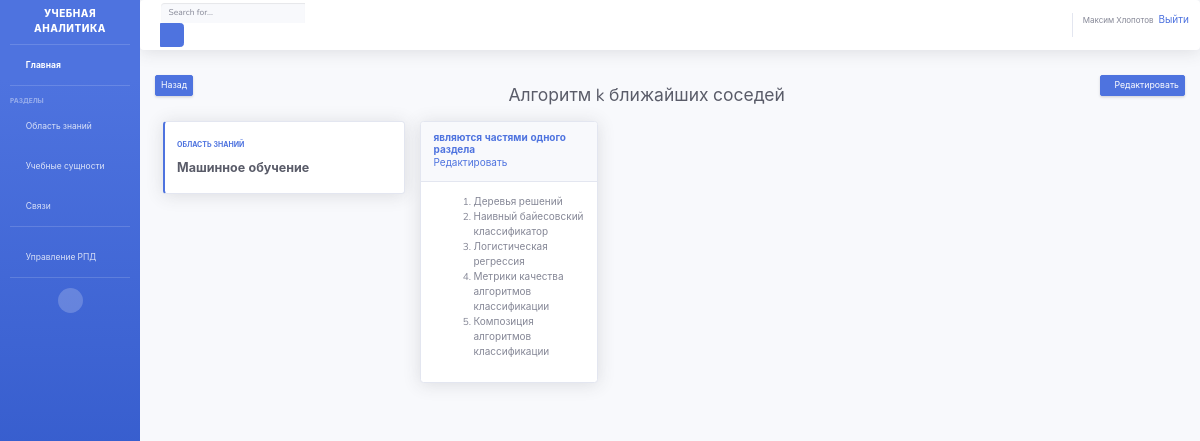
The app's page /items/450/detail/ (signed in) with its own data.
### dataprocessing/models.py (models this page shows)
class Items(models.Model):
    name = models.CharField(max_length=200, blank=True, verbose_name='Название')
    domain = models.ForeignKey(Domain, null = True, blank = True, help_text='Укажите область', verbose_name='Область знаний',on_delete=models.CASCADE,)
    author = models.ForeignKey(User, on_delete=models.CASCADE, related_name = 'author', verbose_name='Пользователи')
    value = models.IntegerField(blank=True, null = True, default = 0, verbose_name='Значение')
    source = models.CharField(max_length=200, blank=True, verbose_name='Источник')
    def __str__(self):
        return self.name

class Domain(models.Model):
    name = models.CharField(max_length=200, blank=True, verbose_name='Название')
    user = models.ManyToManyField(settings.AUTH_USER_MODEL, related_name = 'domain_user', verbose_name='Пользователи')
    def __str__(self):
        return self.name

class Relation(models.Model):
    STATUS_CHOICES = (
        ('0', 'неопределенное'),
        ('1', 'включает в себя'),
        ('2', 'относится к'),
        ('3', 'является пререквизитом для'),
        ('4', 'имеет пререквизит'),
        ('5', 'тождество'),
        ('6', 'являются частями одного раздела'),
        ('7', 'отсутствует'),
    )
    item1 = models.ForeignKey(Items,on_delete=models.CASCADE, related_name = 'item1', verbose_name='Элемент РПД')
    relation = models.CharField(max_length=10, choices=STATUS_CHOICES, default='1', verbose_name='Связь')
    item2 = models.ManyToManyField(Items, related_name = 'item2', verbose_name='Элемент РПД')

### dataprocessing/views.py (the view)
# urls.py: url(r'^items/(?P<pk>\d+)/detail/$', views.detail_item, name='details'),
@login_required
def detail_item(request, pk):
    item = get_object_or_404(Items, pk=pk)
    relation = Relation.objects.filter(item1 = pk)
    print(relation)
    return render(request, 'dataprocessing/detail_items.html', {'item': item, 'relation':relation})

### dataprocessing/templates/dataprocessing/detail_items.html
{% extends "main.html" %}
{% block content %}
  <div class="d-sm-flex align-items-center justify-content-between mb-4">
        <a href="{% url 'items' %}" class="d-none d-sm-inline-block btn btn-sm btn-primary shadow-sm"> Назад </a>
    <h1 class="h3 mb-0 text-gray-800"> {{item.name}}</h1>
    <a href="{% url 'edit_items' pk=item.pk %}" class="d-none d-sm-inline-block btn btn-sm btn-primary shadow-sm"><i class="fas fa-download fa-sm text-white-50"></i> Редактировать </a>
  </div>
    <div class="col-xl-3 col-md-6 mb-4">
              <div class="card border-left-primary shadow h-100 py-2">
                <div class="card-body">
                  <div class="row no-gutters align-items-center">
                    <div class="col mr-2">
                      <div class="text-xs font-weight-bold text-primary text-uppercase mb-1">Область знаний</div>
                      <div class="h5 mb-0 font-weight-bold text-gray-800">{{ item.domain }}</div>
                    </div>
                    <div class="col-auto">
                      <i class="fas fa-calendar fa-2x text-gray-300"></i>
                    </div>
                  </div>
                </div>
              </div>
            </div>
    <div class="row">
            {% for rel in relation %}
            <div class="col-xl-3 col-md-6 mb-4">
              <div class="card shadow mb-4">
                <div class="card-header py-3">
                  <h6 class="m-0 font-weight-bold text-primary">{{rel.get_relation_display}}</h6>
                  <a href="{% url 'edit_relation' pk=rel.pk %}">Редактировать</a>
                </div>
                <div class="card-body">
                    <ol>{% for item in rel.item2.all %}
                    <li>{{item}}</li>
                    {% endfor %}</ol>
                </div>
              </div>
            </div>
            {% endfor %}
            <div class="col-lg-6">
            </div>
    </div>
{% endblock %}

### dataprocessing/templates/main.html (shortened to what this page needs)
<!DOCTYPE html>
<html lang="en">
<head>
  <link rel="stylesheet" href="https://maxcdn.bootstrapcdn.com/bootstrap/3.3.7/css/bootstrap.min.css">
  <link rel="stylesheet" href="https://cdn.jsdelivr.net/npm/bootstrap-select@1.13.12/dist/css/bootstrap-select.min.css">
  <link href="/static/vendor/fontawesome-free/css/all.min.css" rel="stylesheet" type="text/css">
  {% load static%}
  <link href="/static/css/sb-admin-2.min.css" rel="stylesheet">
</head>
<body id="page-top">
  <div id="wrapper">
    <ul class="navbar-nav bg-gradient-primary sidebar sidebar-dark accordion" id="accordionSidebar">
      <a class="sidebar-brand d-flex align-items-center justify-content-center" href="{% url 'index' %}">
        <div class="sidebar-brand-text mx-3">УЧЕБНАЯ АНАЛИТИКА</div>
      </a>
      <hr class="sidebar-divider my-0">
      <li class="nav-item active">
        <a class="nav-link" href="{% url 'index' %}">
          <i class="fas fa-fw fa-tachometer-alt"></i>
          <span>Главная</span></a>
      </li>
      <hr class="sidebar-divider">
      <div class="sidebar-heading">
        Разделы
      </div>
      {% if user.is_authenticated %}
      <li class="nav-item">
        <a class="nav-link" href="{% url 'domain' %}">
          <i class="fas fa-fw fa-university"></i>
          <span>Область знаний</span></a>
      </li>
      <li class="nav-item">
        <a class="nav-link" href="{% url 'items' %}">
          <i class="fas fa-fw fa-list"></i>
          <span>Учебные сущности</span></a>
      </li>
      <li class="nav-item">
        <a class="nav-link" href="{% url 'relation' %}">
          <i class="fas fa-fw fa-sitemap"></i>
          <span>Связи</span></a>
      </li>
      <hr class="sidebar-divider">
      {% if user.is_staff %}
      <li class="nav-item">
        <a class="nav-link" href="{% url 'workprograms' %}">
          <i class="fas fa-fw fa-university"></i>
          <span>Управление РПД</span></a>
      </li>
      {% endif %}
      <hr class="sidebar-divider d-none d-md-block">
      <div class="text-center d-none d-md-inline">
        <button class="rounded-circle border-0" id="sidebarToggle"></button>
      </div>
    </ul>
    <div id="content-wrapper" class="d-flex flex-column">
      <div id="content">
        <nav class="navbar navbar-expand navbar-light bg-white topbar mb-4 static-top shadow">
          <form class="d-none d-sm-inline-block form-inline mr-auto ml-md-3 my-2 my-md-0 mw-100 navbar-search">
            <div class="input-group">
              <input type="text" class="form-control bg-light border-0 small" placeholder="Search for..." aria-label="Search" aria-describedby="basic-addon2">
              <div class="input-group-append">
                <button class="btn btn-primary" type="button">
                  <i class="fas fa-search fa-sm"></i>
                </button>
              </div>
            </div>
          </form>
          <ul class="navbar-nav ml-auto">
            <a href="#"><span class="mr-2 d-none d-lg-inline text-gray-600 small">{{ user.get_full_name}}</span></a>
            <a href="{% url 'logout'%}">Выйти</a>
            {% endif %}
          </ul>
        </nav>
        <div class="container-fluid">
        {% block content %}{% endblock %}
        </div>
      </div>
    </div>
  </div>
</body>
</html>

### records on screen
Items: name "Алгоритм k ближайших соседей", domain "Машинное обучение"
Relation: relation "являются частями одного раздела"
Items: name "Деревья решений"
Items: name "Наивный байесовский классификатор"
Items: name "Логистическая регрессия"
Items: name "Метрики качества алгоритмов классификации"
Items: name "Композиция алгоритмов классификации"

### other values on screen
{{ user.get_full_name }} "Максим Хлопотов"
